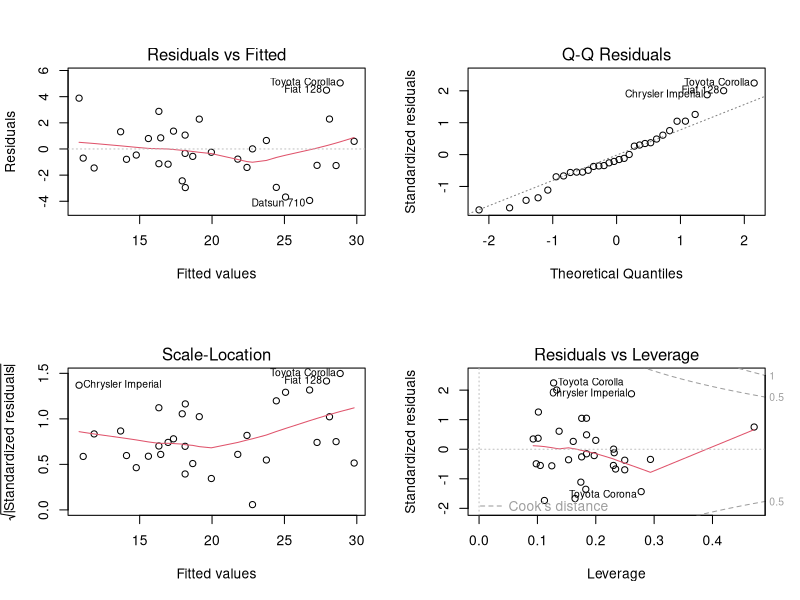
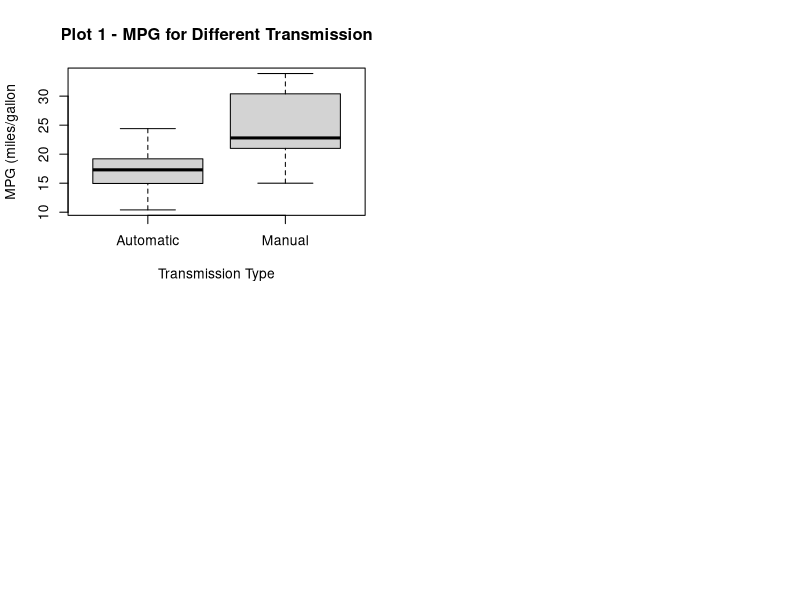
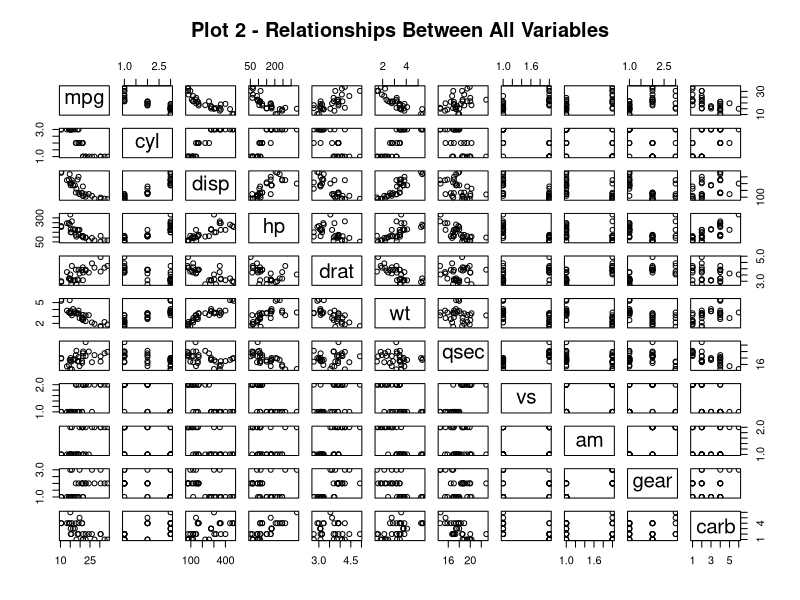

Reproduce these figures in R, in order.
## ---- chunk 1
knitr::opts_chunk$set(echo = TRUE)
## ---- chunk 2
library(datasets)
library(tidyverse)
data(mtcars)
head(mtcars)
## ---- chunk 3
mtcars$am<-factor(mtcars$am, labels = c("Automatic", "Manual"))
mtcars$cyl<-factor(mtcars$cyl)
mtcars$vs<-factor(mtcars$vs)
mtcars$gear<-factor(mtcars$gear)
mtcars$carb<-factor(mtcars$carb)

summary(mtcars)
## ---- chunk 4
mtcars%>%group_by(am)%>%
    summarize(avg_mpg=mean(mpg))
## ---- chunk 5
t.test(mtcars$mpg~mtcars$am, conf.level=0.95)
## ---- chunk 6
model<-lm(mpg~., data=mtcars)
model_best<-step(model, direction="both")
## ---- chunk 7
summary(model_best)
## ---- chunk 8
model_base<-lm(mpg~am, data=mtcars)
anova(model_best, model_base)
## ---- chunk 9
par(mfrow = c(2,2))
plot(model_best)
## ---- chunk 10
Leverage<-hatvalues(model_best)
tail(sort(Leverage), 3)
## ---- chunk 11
Influence<-dfbetas(model_best)
tail(sort(Influence[, 6]), 3)
## ---- chunk 12
boxplot(mpg~am, data = mtcars,
        xlab = "Transmission Type",
        ylab = "MPG (miles/gallon",
        main = "Plot 1 - MPG for Different Transmission")
## ---- chunk 13
pairs(mpg ~ ., data = mtcars, main="Plot 2 - Relationships Between All Variables")

